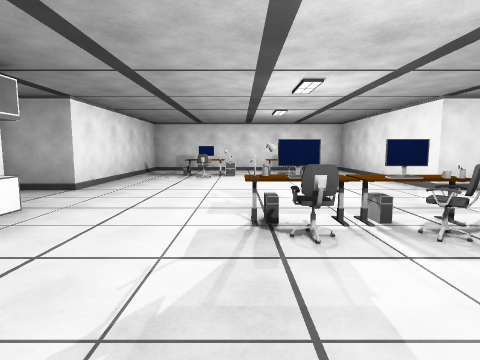
[1] (above)

21 first-person views from a walk through a Unity game level. The camera is 1.3 m above the floor, tilts 6° down and sees 80° across. The floor is counted in squares, 2 m on a side. Each view is taken from the middle of a square. On the plan, view 1 faces up. The plan holds only what a view shows up to about 9 squares ahead; the rest is blank. The place goes on beyond the plan.

[2]
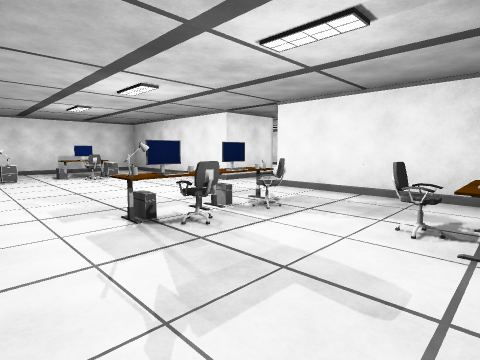

[3]
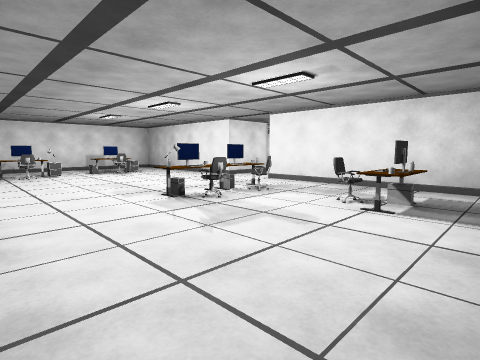

[4]
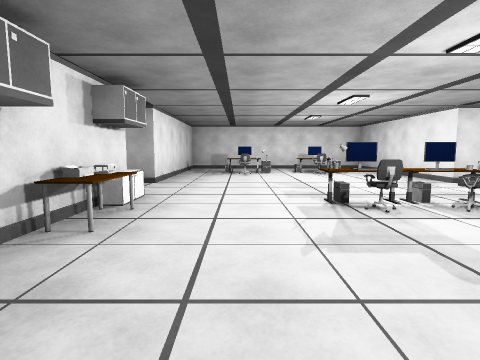

[5]
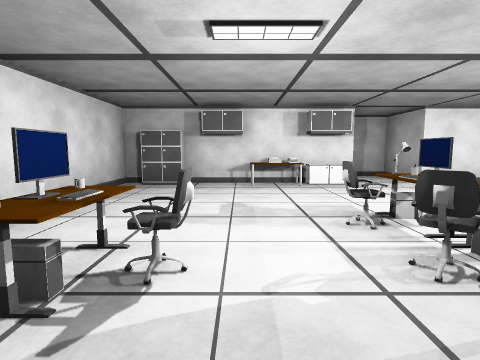

[6]
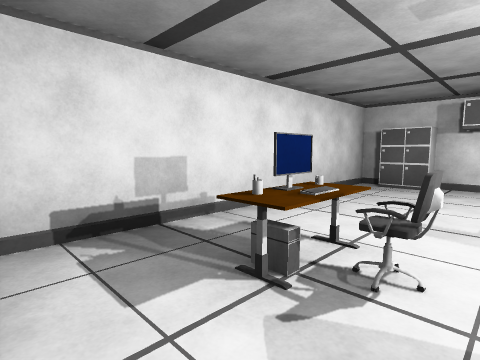

[7]
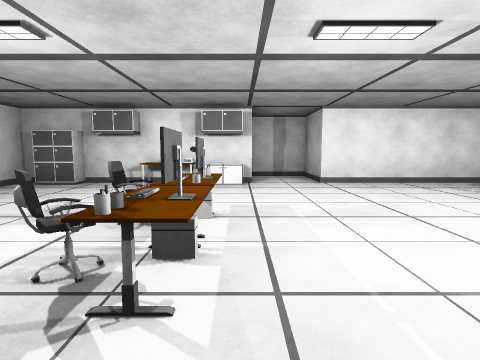

[8]
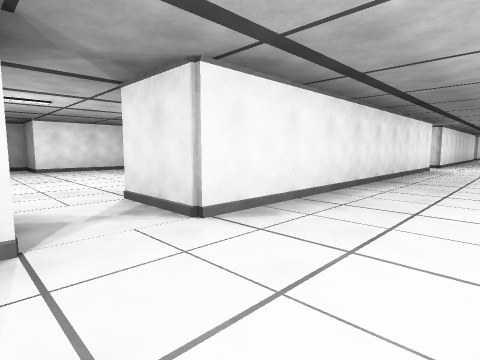

[9]
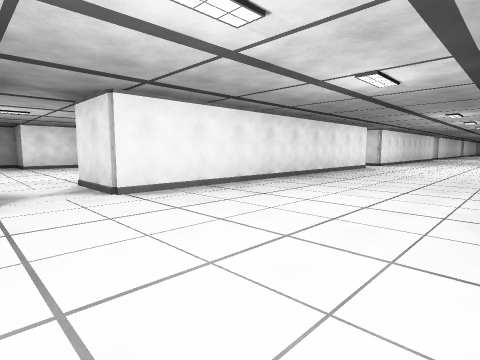

[10]
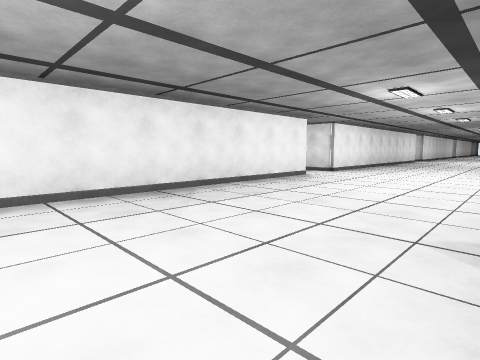

[11]
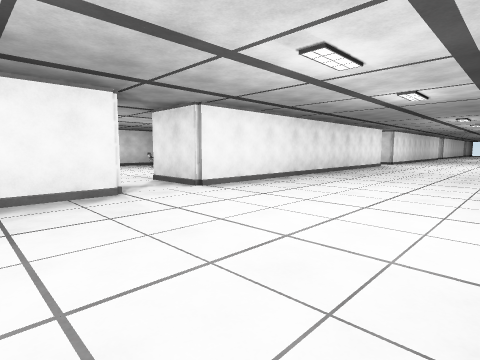

[12]
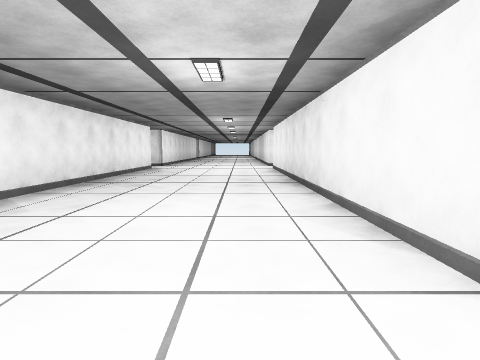

[13]
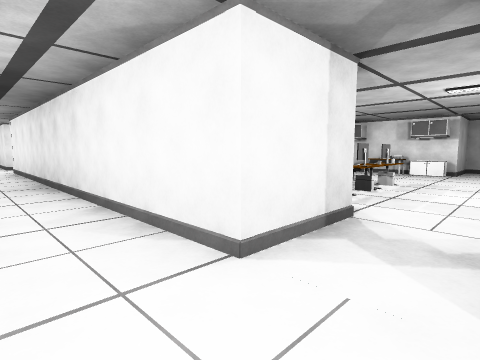

[14]
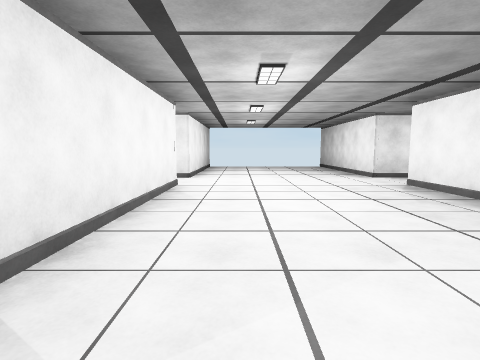

[15]
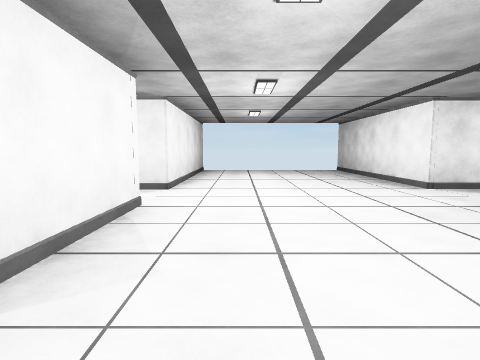

[16]
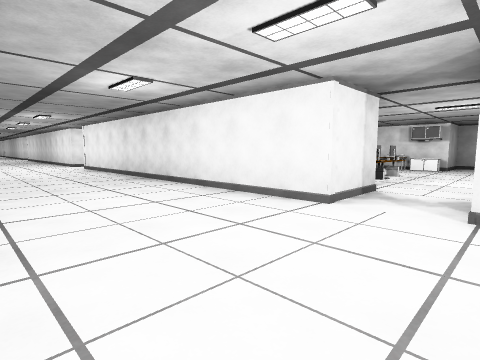

[17]
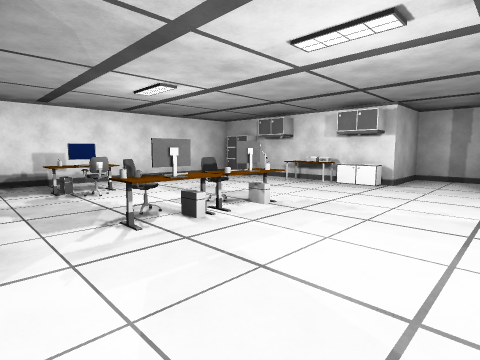

[18]
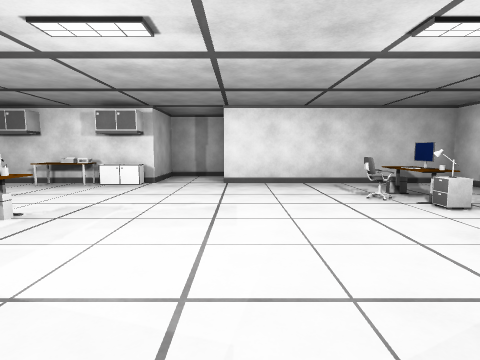

[19]
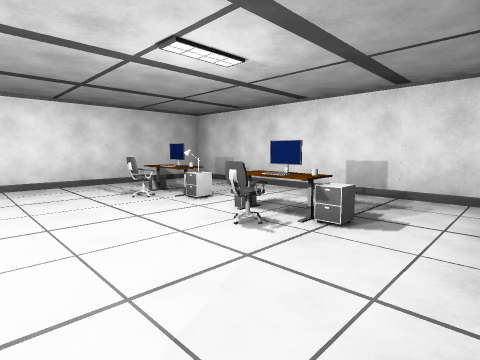

[20]
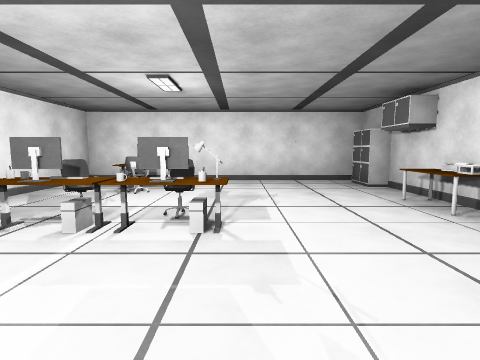

[21]
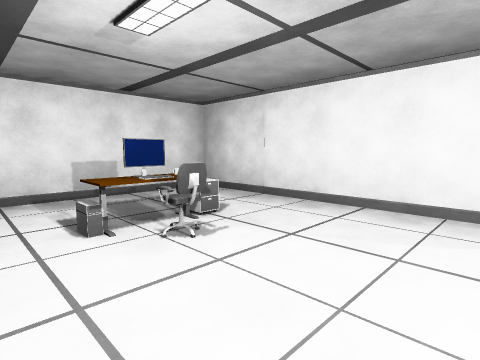

### Floor plan
Points are (right, up) in squares from view 1. A wall is a line through its corners. A room is listed if a view was taken in it or the views show most of it. See-through windows are left out.
Room 1 (views 1, 2, 3, 4, 5, 6, 7)
walls: (-2.7, 1.5) (-2.7, -1.3) (2.9, -1.3); (3.2, 4.6) (3.2, 9.1); (3.2, -0.6) (3.2, 3.3); (-2.7, 9) (-2.7, 4.6) (-4.2, 4.6) (-4.2, 3.2); (2.8, 9.2) (-1.1, 9.2)
ways out: opening at (4, 4) to room 2
objects: printer (-3, 2); cabinet (-3, 3); cabinet (-2, 0); other object (-2, 2); chair (-1, 7); chair (0, 2); other object (0, 3); other object (0, 7); cabinet (0, 8); other object (1, 0); keyboard (1, 2); monitor (1, 3); other object (1, 4); chair (1, 7); monitor (2, 0); chair (2, 1); mug (2, 2); monitor (2, 3); other object (2, 7); other object (3, 0); other object (3, 2); cabinet (3, 7)
Room 2 (views 8, 9, 10, 11, 12, 13, 14, 15, 16)
walls: (4.8, 13.8) (4.8, 4.6) (3.2, 4.6); (10.7, 15.2) (9.2, 15.2) (9.2, 23.5); (10.7, 4.6) (9.2, 4.6) (9.2, 12.6); (3.9, 3.2) (4.8, 3.2) (4.8, -1); (4.8, 23.1) (4.8, 15.2) (3.1, 15.2); (9.2, -1.1) (9.2, 3.2) (9.7, 3.2)
ways out: opening at (4, 4) to room 1; opening at (10, 4) to room 3; opening at (4, 14.5); opening at (10, 14.5)
Room 3 (views 17, 18, 19, 20, 21)
walls: (10.7, 2.8) (10.7, -1.2) (16.6, -1.2) (16.6, 3.4); (18.1, 3.4) (18.1, 4.6) (16.6, 4.6) (16.6, 9.2) (10.7, 9.2) (10.7, 6.8)
ways out: opening at (10, 4) to room 2
objects: monitor (11, 5); chair (11, 7); monitor (11, 8); other object (12, 4); other object (12, 5); chair (12, 6); other object (12, 7); other object (12, 8); chair (13, 1); other object (13, 4); monitor (13, 5); chair (13, 6); monitor (14, 0); other object (14, 1); cabinet (14, 2); other object (14, 5); other object (15, 0); chair (15, 1); printer (15, 6); cabinet (16, 5); other object (16, 6); cabinet (16, 8)

Positions as (right, up) in squares from view 1, and headings:
1: (0, 0), facing up
2: (-1, 0), facing up-right
3: (-2, -1), facing up-right
4: (-1, -1), facing up
5: (3, 1), facing left
6: (3, 1), facing down-left
7: (3, 3), facing left
8: (7, 3), facing up-left
9: (9, 3), facing up-left
10: (9, 7), facing up-left
11: (9, 12), facing up-left
12: (8, 14), facing up
13: (8, 14), facing up-right
14: (8, 10), facing down
15: (8, 8), facing down
16: (6, 3), facing up-right
17: (11, 3), facing up-right
18: (11, 3), facing right
19: (11, 3), facing down-right
20: (14, 3), facing up
21: (14, 3), facing down-left
